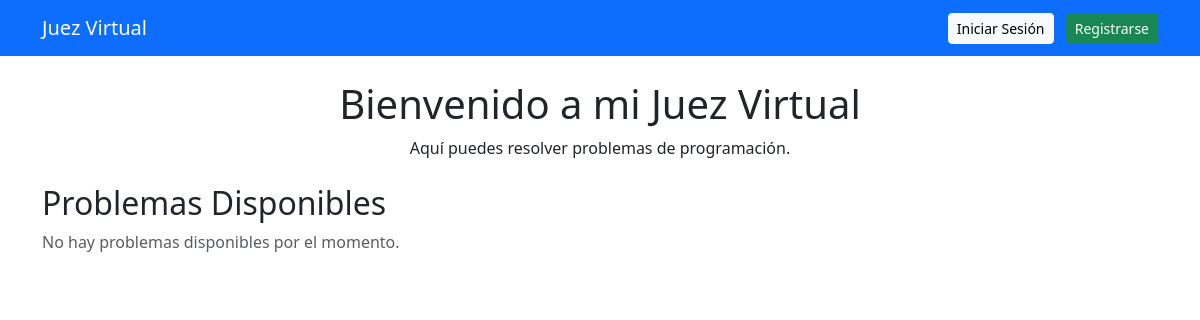
The app's page /, older data.
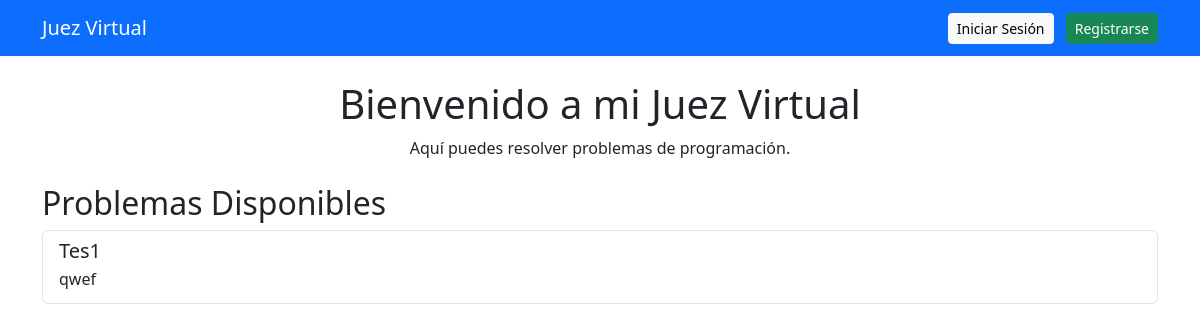
The same page, newer data.
### juez/models.py (models this page shows, shortened)
class Problema(models.Model):
    titulo = models.CharField(max_length=200)
    descripcion = models.TextField()
    enunciado = models.TextField(default="Enunciado no disponible")  # Texto descriptivo del problema
    entrada_ejemplo = models.TextField(blank=True, null=True)  # Entrada de ejemplo (mostrada en el HTML)
    salida_ejemplo = models.TextField(blank=True, null=True)  # Salida de ejemplo (mostrada en el HTML)
    entradas_prueba = models.TextField(help_text="Entradas de prueba separadas por líneas")
    salidas_esperadas = models.TextField(help_text="Salidas esperadas separadas por líneas")

### inicio/views.py (the view)
# urls.py: path('', pagina_inicio, name='pagina_inicio'),
def pagina_inicio(request):
    problemas = Problema.objects.all().order_by('-id')
    return render(request, 'inicio/index.html', {'problemas': problemas})

### inicio/templates/inicio/index.html (shortened to what this page needs)
<!DOCTYPE html>
<html lang="es">
<head>
    <link href="https://cdn.jsdelivr.net/npm/bootstrap@5.3.0/dist/css/bootstrap.min.css" rel="stylesheet">
</head>
<body>
    <nav class="navbar navbar-dark bg-primary">
        <div class="container d-flex justify-content-between">
            <a class="navbar-brand" href="#">Juez Virtual</a>
            <div>
                {% if user.is_authenticated %}
                    <span class="text-light me-3">Hola, {{ user.first_name }} {{ user.last_name }}</span>
                    <a href="{% url 'logout' %}" class="btn btn-danger btn-sm">Cerrar Sesión</a>
                {% else %}
                    <a href="{% url 'login' %}" class="btn btn-light btn-sm me-2">Iniciar Sesión</a>
                    <a href="{% url 'registro' %}" class="btn btn-success btn-sm">Registrarse</a>
                {% endif %}
            </div>
        </div>
    </nav>
    <div class="container mt-4">
        <h1 class="text-center">Bienvenido a mi Juez Virtual</h1>
        <p class="text-center">Aquí puedes resolver problemas de programación.</p>
        <h2 class="mt-4">Problemas Disponibles</h2>
        <div class="list-group">
            {% for problema in problemas %}
                <a href="{% url 'detalle_problema' problema.id %}" class="list-group-item list-group-item-action">
                    <h5 class="mb-1">{{ problema.titulo }}</h5>
                    <p class="mb-1">{{ problema.descripcion|truncatewords:20 }}</p>
                </a>
            {% empty %}
                <p class="text-muted">No hay problemas disponibles por el momento.</p>
            {% endfor %}
        </div>
    </div>
</body>
</html>

Row changes from the older to the newer data that the page shows:
added Problema: titulo "Tes1", descripcion "qwef"
Text that changed along with them:
text no longer shown: "No hay problemas disponibles por el momento."
